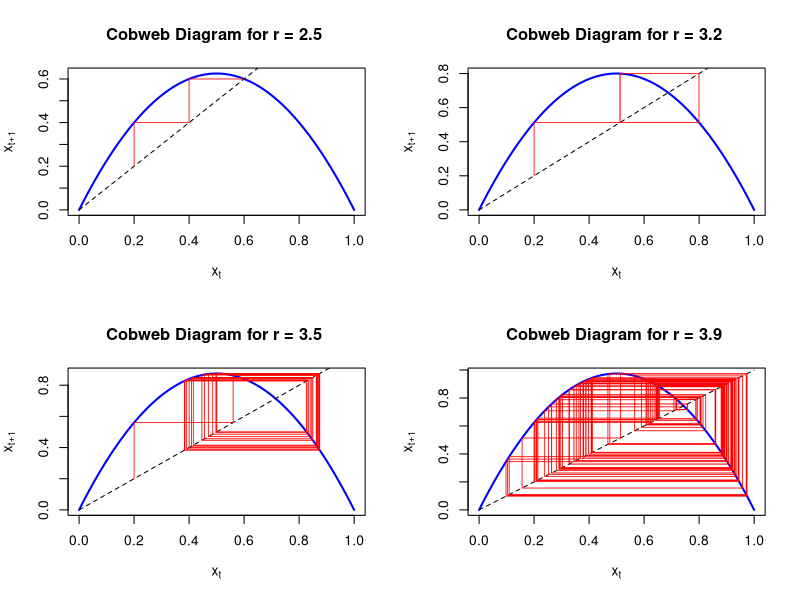

This chart was generated by the following R code:
## ---- chunk 1
# Define the logistic map function
logistic_map <- function(x, r) {
  r * x * (1 - x)
}

# Define a function to generate cobweb plot
cobweb_plot <- function(r, x0 = 0.2, n = 100, title_suffix = "") {
  # Create data for plotting the function and y=x line
  x_vals <- seq(0, 1, length.out = 500)
  y_vals <- logistic_map(x_vals, r)
  
  # Initialize iteration values
  x <- numeric(n + 1)
  x[1] <- x0
  
  # Store points for cobweb lines
  cobweb_x <- c()
  cobweb_y <- c()
  
  for (i in 1:n) {
    x[i + 1] <- logistic_map(x[i], r)
    cobweb_x <- c(cobweb_x, x[i], x[i], x[i + 1])
    cobweb_y <- c(cobweb_y, x[i], x[i + 1], x[i + 1])
  }
  
  # Plot the logistic function and cobweb
  plot(x_vals, y_vals, type = "l", col = "blue", lwd = 2,
       xlab = expression(x[t]), ylab = expression(x[t+1]),
       main = paste("Cobweb Diagram for r =", r, title_suffix))
  lines(x_vals, x_vals, col = "black", lwd = 1, lty = 2)
  lines(cobweb_x, cobweb_y, col = "red", lwd = 0.8)
}

# Generate cobweb plots for selected r values
par(mfrow = c(2, 2))
cobweb_plot(2.5)
cobweb_plot(3.2)
cobweb_plot(3.5)
cobweb_plot(3.9)
par(mfrow = c(1, 1))
